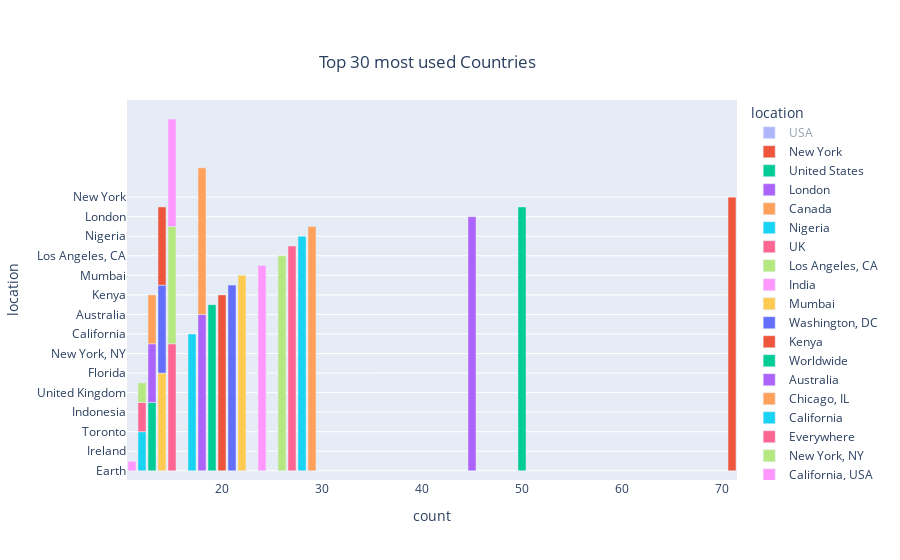

Notebook cell for this chart:
### Code cell
fig=px.bar(top_30,x="count",y='location',orientation='v',color="location",title=\
          "Top 30 most used Countries ")
fig.update_layout(title={"x":0.475,"y":0.9,"xanchor":"center","yanchor":"top"})
fig.show()

### Figure 1 — Plotly figure (JSON) as saved in the notebook; plotly's stock layout.template omitted (floating-point values rounded to 4 significant figures)
{"data": [{"alignmentgroup": "True", "hovertemplate": "location=%{y}<br>count=%{x}<extra></extra>", "legendgroup": "USA", "marker": {"color": "#636efa", "pattern": {"shape": ""}}, "name": "USA", "offsetgroup": "USA", "orientation": "v", "showlegend": true, "textposition": "auto", "type": "bar", "visible": "legendonly", "x": [104], "xaxis": "x", "y": ["USA"], "yaxis": "y"}, {"alignmentgroup": "True", "hovertemplate": "location=%{y}<br>count=%{x}<extra></extra>", "legendgroup": "New York", "marker": {"color": "#EF553B", "pattern": {"shape": ""}}, "name": "New York", "offsetgroup": "New York", "orientation": "v", "showlegend": true, "textposition": "auto", "type": "bar", "x": [71], "xaxis": "x", "y": ["New York"], "yaxis": "y"}, {"alignmentgroup": "True", "hovertemplate": "location=%{y}<br>count=%{x}<extra></extra>", "legendgroup": "United States", "marker": {"color": "#00cc96", "pattern": {"shape": ""}}, "name": "United States", "offsetgroup": "United States", "orientation": "v", "showlegend": true, "textposition": "auto", "type": "bar", "x": [50], "xaxis": "x", "y": ["United States"], "yaxis": "y"}, {"alignmentgroup": "True", "hovertemplate": "location=%{y}<br>count=%{x}<extra></extra>", "legendgroup": "London", "marker": {"color": "#ab63fa", "pattern": {"shape": ""}}, "name": "London", "offsetgroup": "London", "orientation": "v", "showlegend": true, "textposition": "auto", "type": "bar", "x": [45], "xaxis": "x", "y": ["London"], "yaxis": "y"}, {"alignmentgroup": "True", "hovertemplate": "location=%{y}<br>count=%{x}<extra></extra>", "legendgroup": "Canada", "marker": {"color": "#FFA15A", "pattern": {"shape": ""}}, "name": "Canada", "offsetgroup": "Canada", "orientation": "v", "showlegend": true, "textposition": "auto", "type": "bar", "x": [29], "xaxis": "x", "y": ["Canada"], "yaxis": "y"}, {"alignmentgroup": "True", "hovertemplate": "location=%{y}<br>count=%{x}<extra></extra>", "legendgroup": "Nigeria", "marker": {"color": "#19d3f3", "pattern": {"shape": ""}}, "name": "Nigeria", "offsetgroup": "Nigeria", "orientation": "v", "showlegend": true, "textposition": "auto", "type": "bar", "x": [28], "xaxis": "x", "y": ["Nigeria"], "yaxis": "y"}, {"alignmentgroup": "True", "hovertemplate": "location=%{y}<br>count=%{x}<extra></extra>", "legendgroup": "UK", "marker": {"color": "#FF6692", "pattern": {"shape": ""}}, "name": "UK", "offsetgroup": "UK", "orientation": "v", "showlegend": true, "textposition": "auto", "type": "bar", "x": [27], "xaxis": "x", "y": ["UK"], "yaxis": "y"}, {"alignmentgroup": "True", "hovertemplate": "location=%{y}<br>count=%{x}<extra></extra>", "legendgroup": "Los Angeles, CA", "marker": {"color": "#B6E880", "pattern": {"shape": ""}}, "name": "Los Angeles, CA", "offsetgroup": "Los Angeles, CA", "orientation": "v", "showlegend": true, "textposition": "auto", "type": "bar", "x": [26], "xaxis": "x", "y": ["Los Angeles, CA"], "yaxis": "y"}, {"alignmentgroup": "True", "hovertemplate": "location=%{y}<br>count=%{x}<extra></extra>", "legendgroup": "India", "marker": {"color": "#FF97FF", "pattern": {"shape": ""}}, "name": "India", "offsetgroup": "India", "orientation": "v", "showlegend": true, "textposition": "auto", "type": "bar", "x": [24], "xaxis": "x", "y": ["India"], "yaxis": "y"}, {"alignmentgroup": "True", "hovertemplate": "location=%{y}<br>count=%{x}<extra></extra>", "legendgroup": "Mumbai", "marker": {"color": "#FECB52", "pattern": {"shape": ""}}, "name": "Mumbai", "offsetgroup": "Mumbai", "orientation": "v", "showlegend": true, "textposition": "auto", "type": "bar", "x": [22], "xaxis": "x", "y": ["Mumbai"], "yaxis": "y"}, {"alignmentgroup": "True", "hovertemplate": "location=%{y}<br>count=%{x}<extra></extra>", "legendgroup": "Washington, DC", "marker": {"color": "#636efa", "pattern": {"shape": ""}}, "name": "Washington, DC", "offsetgroup": "Washington, DC", "orientation": "v", "showlegend": true, "textposition": "auto", "type": "bar", "x": [21], "xaxis": "x", "y": ["Washington, DC"], "yaxis": "y"}, {"alignmentgroup": "True", "hovertemplate": "location=%{y}<br>count=%{x}<extra></extra>", "legendgroup": "Kenya", "marker": {"color": "#EF553B", "pattern": {"shape": ""}}, "name": "Kenya", "offsetgroup": "Kenya", "orientation": "v", "showlegend": true, "textposition": "auto", "type": "bar", "x": [20], "xaxis": "x", "y": ["Kenya"], "yaxis": "y"}, {"alignmentgroup": "True", "hovertemplate": "location=%{y}<br>count=%{x}<extra></extra>", "legendgroup": "Worldwide", "marker": {"color": "#00cc96", "pattern": {"shape": ""}}, "name": "Worldwide", "offsetgroup": "Worldwide", "orientation": "v", "showlegend": true, "textposition": "auto", "type": "bar", "x": [19], "xaxis": "x", "y": ["Worldwide"], "yaxis": "y"}, {"alignmentgroup": "True", "hovertemplate": "location=%{y}<br>count=%{x}<extra></extra>", "legendgroup": "Australia", "marker": {"color": "#ab63fa", "pattern": {"shape": ""}}, "name": "Australia", "offsetgroup": "Australia", "orientation": "v", "showlegend": true, "textposition": "auto", "type": "bar", "x": [18], "xaxis": "x", "y": ["Australia"], "yaxis": "y"}, {"alignmentgroup": "True", "hovertemplate": "location=%{y}<br>count=%{x}<extra></extra>", "legendgroup": "Chicago, IL", "marker": {"color": "#FFA15A", "pattern": {"shape": ""}}, "name": "Chicago, IL", "offsetgroup": "Chicago, IL", "orientation": "v", "showlegend": true, "textposition": "auto", "type": "bar", "x": [18], "xaxis": "x", "y": ["Chicago, IL"], "yaxis": "y"}, {"alignmentgroup": "True", "hovertemplate": "location=%{y}<br>count=%{x}<extra></extra>", "legendgroup": "California", "marker": {"color": "#19d3f3", "pattern": {"shape": ""}}, "name": "California", "offsetgroup": "California", "orientation": "v", "showlegend": true, "textposition": "auto", "type": "bar", "x": [17], "xaxis": "x", "y": ["California"], "yaxis": "y"}, {"alignmentgroup": "True", "hovertemplate": "location=%{y}<br>count=%{x}<extra></extra>", "legendgroup": "Everywhere", "marker": {"color": "#FF6692", "pattern": {"shape": ""}}, "name": "Everywhere", "offsetgroup": "Everywhere", "orientation": "v", "showlegend": true, "textposition": "auto", "type": "bar", "x": [15], "xaxis": "x", "y": ["Everywhere"], "yaxis": "y"}, {"alignmentgroup": "True", "hovertemplate": "location=%{y}<br>count=%{x}<extra></extra>", "legendgroup": "New York, NY", "marker": {"color": "#B6E880", "pattern": {"shape": ""}}, "name": "New York, NY", "offsetgroup": "New York, NY", "orientation": "v", "showlegend": true, "textposition": "auto", "type": "bar", "x": [15], "xaxis": "x", "y": ["New York, NY"], "yaxis": "y"}, {"alignmentgroup": "True", "hovertemplate": "location=%{y}<br>count=%{x}<extra></extra>", "legendgroup": "California, USA", "marker": {"color": "#FF97FF", "pattern": {"shape": ""}}, "name": "California, USA", "offsetgroup": "California, USA", "orientation": "v", "showlegend": true, "textposition": "auto", "type": "bar", "x": [15], "xaxis": "x", "y": ["California, USA"], "yaxis": "y"}, {"alignmentgroup": "True", "hovertemplate": "location=%{y}<br>count=%{x}<extra></extra>", "legendgroup": "Florida", "marker": {"color": "#FECB52", "pattern": {"shape": ""}}, "name": "Florida", "offsetgroup": "Florida", "orientation": "v", "showlegend": true, "textposition": "auto", "type": "bar", "x": [14], "xaxis": "x", "y": ["Florida"], "yaxis": "y"}, {"alignmentgroup": "True", "hovertemplate": "location=%{y}<br>count=%{x}<extra></extra>", "legendgroup": "San Francisco", "marker": {"color": "#636efa", "pattern": {"shape": ""}}, "name": "San Francisco", "offsetgroup": "San Francisco", "orientation": "v", "showlegend": true, "textposition": "auto", "type": "bar", "x": [14], "xaxis": "x", "y": ["San Francisco"], "yaxis": "y"}, {"alignmentgroup": "True", "hovertemplate": "location=%{y}<br>count=%{x}<extra></extra>", "legendgroup": "United Kingdom", "marker": {"color": "#EF553B", "pattern": {"shape": ""}}, "name": "United Kingdom", "offsetgroup": "United Kingdom", "orientation": "v", "showlegend": true, "textposition": "auto", "type": "bar", "x": [14], "xaxis": "x", "y": ["United Kingdom"], "yaxis": "y"}, {"alignmentgroup": "True", "hovertemplate": "location=%{y}<br>count=%{x}<extra></extra>", "legendgroup": "Los Angeles", "marker": {"color": "#00cc96", "pattern": {"shape": ""}}, "name": "Los Angeles", "offsetgroup": "Los Angeles", "orientation": "v", "showlegend": true, "textposition": "auto", "type": "bar", "x": [13], "xaxis": "x", "y": ["Los Angeles"], "yaxis": "y"}, {"alignmentgroup": "True", "hovertemplate": "location=%{y}<br>count=%{x}<extra></extra>", "legendgroup": "Indonesia", "marker": {"color": "#ab63fa", "pattern": {"shape": ""}}, "name": "Indonesia", "offsetgroup": "Indonesia", "orientation": "v", "showlegend": true, "textposition": "auto", "type": "bar", "x": [13], "xaxis": "x", "y": ["Indonesia"], "yaxis": "y"}, {"alignmentgroup": "True", "hovertemplate": "location=%{y}<br>count=%{x}<extra></extra>", "legendgroup": "Washington, D.C.", "marker": {"color": "#FFA15A", "pattern": {"shape": ""}}, "name": "Washington, D.C.", "offsetgroup": "Washington, D.C.", "orientation": "v", "showlegend": true, "textposition": "auto", "type": "bar", "x": [13], "xaxis": "x", "y": ["Washington, D.C."], "yaxis": "y"}, {"alignmentgroup": "True", "hovertemplate": "location=%{y}<br>count=%{x}<extra></extra>", "legendgroup": "Toronto", "marker": {"color": "#19d3f3", "pattern": {"shape": ""}}, "name": "Toronto", "offsetgroup": "Toronto", "orientation": "v", "showlegend": true, "textposition": "auto", "type": "bar", "x": [12], "xaxis": "x", "y": ["Toronto"], "yaxis": "y"}, {"alignmentgroup": "True", "hovertemplate": "location=%{y}<br>count=%{x}<extra></extra>", "legendgroup": "NYC", "marker": {"color": "#FF6692", "pattern": {"shape": ""}}, "name": "NYC", "offsetgroup": "NYC", "orientation": "v", "showlegend": true, "textposition": "auto", "type": "bar", "x": [12], "xaxis": "x", "y": ["NYC"], "yaxis": "y"}, {"alignmentgroup": "True", "hovertemplate": "location=%{y}<br>count=%{x}<extra></extra>", "legendgroup": "Ireland", "marker": {"color": "#B6E880", "pattern": {"shape": ""}}, "name": "Ireland", "offsetgroup": "Ireland", "orientation": "v", "showlegend": true, "textposition": "auto", "type": "bar", "x": [12], "xaxis": "x", "y": ["Ireland"], "yaxis": "y"}, {"alignmentgroup": "True", "hovertemplate": "location=%{y}<br>count=%{x}<extra></extra>", "legendgroup": "Seattle", "marker": {"color": "#FF97FF", "pattern": {"shape": ""}}, "name": "Seattle", "offsetgroup": "Seattle", "orientation": "v", "showlegend": true, "textposition": "auto", "type": "bar", "x": [11], "xaxis": "x", "y": ["Seattle"], "yaxis": "y"}, {"alignmentgroup": "True", "hovertemplate": "location=%{y}<br>count=%{x}<extra></extra>", "legendgroup": "Earth", "marker": {"color": "#FECB52", "pattern": {"shape": ""}}, "name": "Earth", "offsetgroup": "Earth", "orientation": "v", "showlegend": true, "textposition": "auto", "type": "bar", "x": [11], "xaxis": "x", "y": ["Earth"], "yaxis": "y"}], "layout": {"autosize": true, "barmode": "relative", "legend": {"title": {"text": "location"}, "tracegroupgap": 0}, "title": {"text": "Top 30 most used Countries ", "x": 0.475, "xanchor": "center", "y": 0.9, "yanchor": "top"}, "xaxis": {"anchor": "y", "autorange": true, "domain": [0, 1], "range": [10.5, 71.5], "title": {"text": "count"}, "type": "linear"}, "yaxis": {"anchor": "x", "autorange": true, "categoryarray": ["Earth", "Seattle", "Ireland", "NYC", "Toronto", "Washington, D.C.", "Indonesia", "Los Angeles", "United Kingdom", "San Francisco", "Florida", "California, USA", "New York, NY", "Everywhere", "California", "Chicago, IL", "Australia", "Worldwide", "Kenya", "Washington, DC", "Mumbai", "India", "Los Angeles, CA", "UK", "Nigeria", "Canada", "London", "United States", "New York", "USA"], "categoryorder": "array", "domain": [0, 1], "range": [-0.9444, 37.94], "title": {"text": "location"}, "type": "category"}}}
